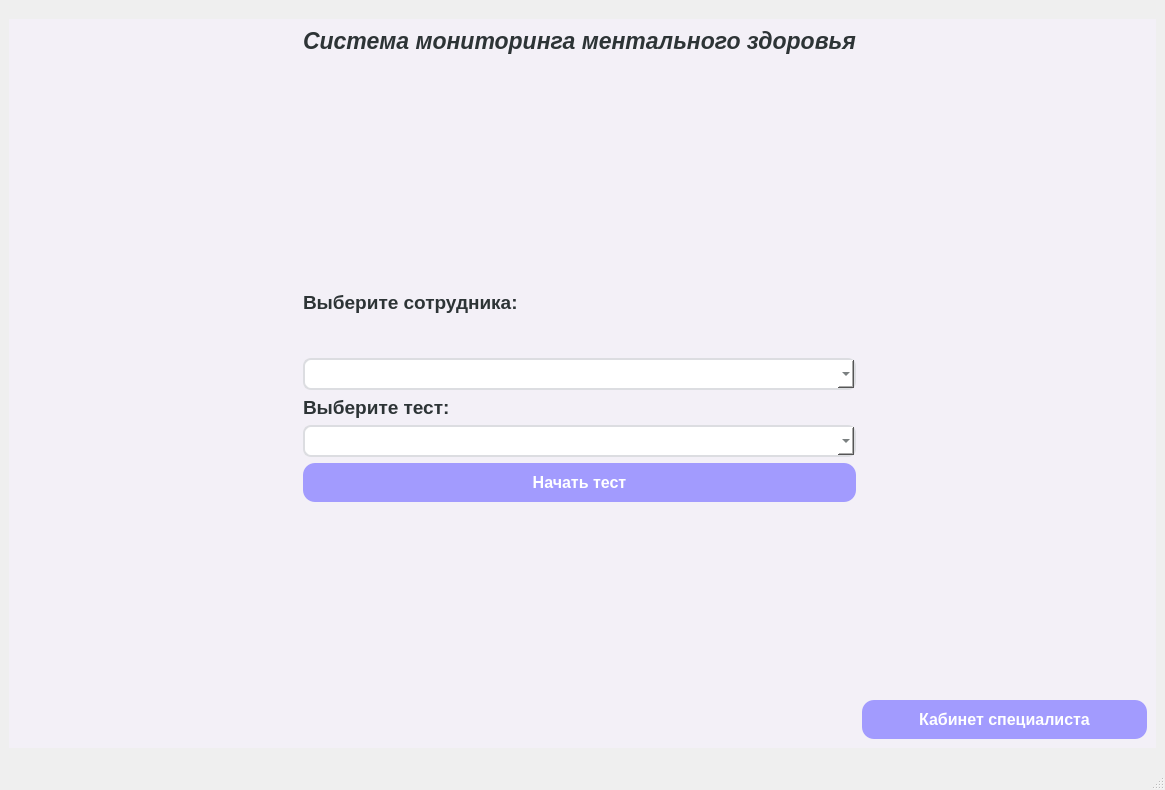
<?xml version="1.0" encoding="UTF-8"?>
<ui version="4.0">
 <class>MainWindow</class>
 <widget class="QMainWindow" name="MainWindow">
  <property name="geometry">
   <rect>
    <x>0</x>
    <y>0</y>
    <width>1165</width>
    <height>790</height>
   </rect>
  </property>
  <property name="windowTitle">
   <string>MainWindow</string>
  </property>
  <widget class="QWidget" name="centralwidget">
   <layout class="QGridLayout" name="gridLayout">
    <item row="0" column="0">
     <widget class="QStackedWidget" name="btn_reftesh">
      <property name="sizePolicy">
       <sizepolicy hsizetype="Preferred" vsizetype="Preferred">
        <horstretch>0</horstretch>
        <verstretch>0</verstretch>
       </sizepolicy>
      </property>
      <property name="minimumSize">
       <size>
        <width>1147</width>
        <height>729</height>
       </size>
      </property>
      <property name="maximumSize">
       <size>
        <width>1147</width>
        <height>729</height>
       </size>
      </property>
      <property name="styleSheet">
       <string notr="true">/* Основной фон окна */
QMainWindow, QWidget {
    background-color: #F3F0F7;
    color: #2D3436;
    font-family: &quot;Segoe UI&quot;, sans-serif;
}

/* Кнопки: нежные, со скруглением */
QPushButton {
    background-color: #A29BFE;
    color: white;
    border-radius: 12px;
    padding: 10px 20px;
    font-weight: bold;
    border: none;
}

/* Эффект при наведении — кнопка становится чуть ярче */
QPushButton:hover {
    background-color: #6C5CE7;
}

/* Поля ввода (Search, Combo, Table) */
QLineEdit, QComboBox, QTableWidget, QTextBrowser {
    background-color: white;
    border: 2px solid #DCDDE1;
    border-radius: 8px;
    padding: 6px;
    color: #2D3436;
}

/* Фокус на поле ввода (когда кликаешь) */
QLineEdit:focus, QComboBox:focus {
    border: 2px solid #A29BFE;
}

/* Прогресс-бар: нежно-фиолетовый */
QProgressBar {
    border: 1px solid #DCDDE1;
    border-radius: 10px;
    text-align: center;
    background-color: #E8E4F0;
    color: #2D3436;
}

QProgressBar::chunk {
    background-color: #A29BFE;
    border-radius: 9px;
}

/* Стиль таблицы */
QHeaderView::section {
    background-color: #F8F9FA;
    padding: 4px;
    border: 1px solid #DCDDE1;
    font-weight: bold;
}</string>
      </property>
      <property name="currentIndex">
       <number>0</number>
      </property>
      <widget class="QWidget" name="page">
       <layout class="QGridLayout" name="gridLayout_2">
        <item row="1" column="0">
         <spacer name="horizontalSpacer">
          <property name="orientation">
           <enum>Qt::Horizontal</enum>
          </property>
          <property name="sizeHint" stdset="0">
           <size>
            <width>40</width>
            <height>20</height>
           </size>
          </property>
         </spacer>
        </item>
        <item row="1" column="2">
         <spacer name="horizontalSpacer_3">
          <property name="orientation">
           <enum>Qt::Horizontal</enum>
          </property>
          <property name="sizeHint" stdset="0">
           <size>
            <width>40</width>
            <height>20</height>
           </size>
          </property>
         </spacer>
        </item>
        <item row="1" column="1">
         <layout class="QVBoxLayout" name="verticalLayout_2">
          <item>
           <widget class="QLabel" name="label_4">
            <property name="font">
             <font>
              <family>Segoe UI</family>
              <pointsize>17</pointsize>
              <italic>true</italic>
              <bold>true</bold>
              <underline>false</underline>
             </font>
            </property>
            <property name="layoutDirection">
             <enum>Qt::LeftToRight</enum>
            </property>
            <property name="text">
             <string>Система мониторинга ментального здоровья</string>
            </property>
           </widget>
          </item>
          <item>
           <spacer name="verticalSpacer_2">
            <property name="orientation">
             <enum>Qt::Vertical</enum>
            </property>
            <property name="sizeHint" stdset="0">
             <size>
              <width>20</width>
              <height>40</height>
             </size>
            </property>
           </spacer>
          </item>
          <item>
           <widget class="QLabel" name="label">
            <property name="minimumSize">
             <size>
              <width>260</width>
              <height>100</height>
             </size>
            </property>
            <property name="font">
             <font>
              <family>Segoe UI</family>
              <pointsize>14</pointsize>
              <bold>true</bold>
             </font>
            </property>
            <property name="text">
             <string>Выберите сотрудника:</string>
            </property>
           </widget>
          </item>
          <item>
           <widget class="QComboBox" name="combo_users">
            <property name="minimumSize">
             <size>
              <width>200</width>
              <height>30</height>
             </size>
            </property>
           </widget>
          </item>
          <item>
           <widget class="QLabel" name="label_2">
            <property name="font">
             <font>
              <family>Segoe UI</family>
              <pointsize>14</pointsize>
              <bold>true</bold>
             </font>
            </property>
            <property name="text">
             <string>Выберите тест:</string>
            </property>
           </widget>
          </item>
          <item>
           <widget class="QComboBox" name="combo_tests"/>
          </item>
          <item>
           <widget class="QPushButton" name="btn_worker_start">
            <property name="font">
             <font>
              <family>Segoe UI</family>
              <pointsize>12</pointsize>
              <bold>true</bold>
             </font>
            </property>
            <property name="text">
             <string>Начать тест</string>
            </property>
           </widget>
          </item>
          <item>
           <spacer name="verticalSpacer">
            <property name="orientation">
             <enum>Qt::Vertical</enum>
            </property>
            <property name="sizeHint" stdset="0">
             <size>
              <width>20</width>
              <height>40</height>
             </size>
            </property>
           </spacer>
          </item>
         </layout>
        </item>
        <item row="2" column="2">
         <widget class="QPushButton" name="btn_expert_auth">
          <property name="font">
           <font>
            <family>Segoe UI</family>
            <pointsize>12</pointsize>
            <bold>true</bold>
           </font>
          </property>
          <property name="text">
           <string>Кабинет специалиста</string>
          </property>
         </widget>
        </item>
       </layout>
      </widget>
      <widget class="QWidget" name="page_2">
       <layout class="QGridLayout" name="gridLayout_3">
        <item row="0" column="0">
         <layout class="QVBoxLayout" name="verticalLayout">
          <item>
           <widget class="QProgressBar" name="test_progress">
            <property name="value">
             <number>24</number>
            </property>
           </widget>
          </item>
          <item>
           <widget class="QLabel" name="lbl_question_text">
            <property name="maximumSize">
             <size>
              <width>16777215</width>
              <height>300</height>
             </size>
            </property>
            <property name="font">
             <font>
              <family>Segoe UI</family>
              <pointsize>16</pointsize>
             </font>
            </property>
            <property name="text">
             <string>Загрузка вопроса...</string>
            </property>
            <property name="wordWrap">
             <bool>true</bool>
            </property>
           </widget>
          </item>
          <item>
           <layout class="QHBoxLayout" name="horizontalLayout">
            <property name="spacing">
             <number>60</number>
            </property>
            <item>
             <widget class="QPushButton" name="btn_ans_1">
              <property name="minimumSize">
               <size>
                <width>0</width>
                <height>0</height>
               </size>
              </property>
              <property name="font">
               <font>
                <family>Segoe UI</family>
                <pointsize>12</pointsize>
                <bold>true</bold>
               </font>
              </property>
              <property name="text">
               <string>1(Никогда)</string>
              </property>
             </widget>
            </item>
            <item>
             <widget class="QPushButton" name="btn_ans_2">
              <property name="font">
               <font>
                <family>Segoe UI</family>
                <pointsize>12</pointsize>
                <bold>true</bold>
               </font>
              </property>
              <property name="text">
               <string>2</string>
              </property>
             </widget>
            </item>
            <item>
             <widget class="QPushButton" name="btn_ans_3">
              <property name="font">
               <font>
                <family>Segoe UI</family>
                <pointsize>12</pointsize>
                <bold>true</bold>
               </font>
              </property>
              <property name="text">
               <string>3</string>
              </property>
             </widget>
            </item>
            <item>
             <widget class="QPushButton" name="btn_ans_4">
              <property name="font">
               <font>
                <family>Segoe UI</family>
                <pointsize>12</pointsize>
                <bold>true</bold>
               </font>
              </property>
              <property name="text">
               <string>4</string>
              </property>
             </widget>
            </item>
            <item>
             <widget class="QPushButton" name="btn_ans_5">
              <property name="font">
               <font>
                <family>Segoe UI</family>
                <pointsize>12</pointsize>
                <bold>true</bold>
               </font>
              </property>
              <property name="text">
               <string>5(Всегда)</string>
              </property>
             </widget>
            </item>
           </layout>
          </item>
         </layout>
        </item>
       </layout>
      </widget>
      <widget class="QWidget" name="page_4">
       <layout class="QVBoxLayout" name="verticalLayout_4">
        <item>
         <widget class="QLabel" name="label_3">
          <property name="font">
           <font>
            <family>Segoe UI</family>
            <pointsize>16</pointsize>
           </font>
          </property>
          <property name="text">
           <string>                                            Ваш личный результат</string>
          </property>
         </widget>
        </item>
        <item>
         <widget class="QLabel" name="lbl_user_score">
          <property name="font">
           <font>
            <family>Segoe UI</family>
            <pointsize>16</pointsize>
            <bold>true</bold>
           </font>
          </property>
          <property name="text">
           <string>Баллы: </string>
          </property>
         </widget>
        </item>
        <item>
         <widget class="QLabel" name="lbl_user_advice">
          <property name="font">
           <font>
            <family>Segoe UI</family>
            <pointsize>16</pointsize>
            <bold>true</bold>
           </font>
          </property>
          <property name="text">
           <string>Совет: </string>
          </property>
          <property name="wordWrap">
           <bool>true</bool>
          </property>
         </widget>
        </item>
        <item>
         <widget class="QPushButton" name="btn_back_to_menu">
          <property name="font">
           <font>
            <family>Segoe UI</family>
            <pointsize>16</pointsize>
            <bold>true</bold>
           </font>
          </property>
          <property name="text">
           <string>Завершить и выйти</string>
          </property>
         </widget>
        </item>
       </layout>
      </widget>
      <widget class="QWidget" name="page_3">
       <layout class="QGridLayout" name="gridLayout_6">
        <item row="1" column="1">
         <widget class="QLabel" name="lbl_admin_title">
          <property name="font">
           <font>
            <family>Segoe UI</family>
            <pointsize>16</pointsize>
           </font>
          </property>
          <property name="text">
           <string>Панель анализа результатов</string>
          </property>
         </widget>
        </item>
        <item row="3" column="3">
         <layout class="QGridLayout" name="gridLayout_4">
          <item row="1" column="0">
           <widget class="QPushButton" name="btn_add_quest">
            <property name="text">
             <string>Добавить вопрос</string>
            </property>
           </widget>
          </item>
          <item row="0" column="0">
           <widget class="QPushButton" name="btn_create_test">
            <property name="text">
             <string>Добавить тест</string>
            </property>
           </widget>
          </item>
          <item row="2" column="0">
           <widget class="QPushButton" name="btn_add_employee">
            <property name="text">
             <string>Добавить сотрудника</string>
            </property>
           </widget>
          </item>
          <item row="3" column="0">
           <spacer name="verticalSpacer_3">
            <property name="orientation">
             <enum>Qt::Vertical</enum>
            </property>
            <property name="sizeHint" stdset="0">
             <size>
              <width>20</width>
              <height>40</height>
             </size>
            </property>
           </spacer>
          </item>
         </layout>
        </item>
        <item row="3" column="2">
         <spacer name="horizontalSpacer_2">
          <property name="orientation">
           <enum>Qt::Horizontal</enum>
          </property>
          <property name="sizeHint" stdset="0">
           <size>
            <width>40</width>
            <height>20</height>
           </size>
          </property>
         </spacer>
        </item>
        <item row="4" column="0">
         <layout class="QHBoxLayout" name="horizontalLayout_3"/>
        </item>
        <item row="2" column="0" rowspan="2" colspan="3">
         <widget class="QTableWidget" name="tableWidget">
          <attribute name="horizontalHeaderStretchLastSection">
           <bool>true</bool>
          </attribute>
          <column>
           <property name="text">
            <string>ФИО</string>
           </property>
          </column>
          <column>
           <property name="text">
            <string>Отдел</string>
           </property>
          </column>
          <column>
           <property name="text">
            <string>Общий балл</string>
           </property>
          </column>
          <column>
           <property name="text">
            <string>Статус</string>
           </property>
          </column>
         </widget>
        </item>
        <item row="0" column="0" rowspan="2" colspan="2">
         <layout class="QHBoxLayout" name="horizontalLayout_2"/>
        </item>
        <item row="2" column="3">
         <layout class="QGridLayout" name="gridLayout_5">
          <item row="1" column="0">
           <widget class="QPushButton" name="btn_show_depts">
            <property name="text">
             <string>Анализ отделов</string>
            </property>
           </widget>
          </item>
          <item row="0" column="0">
           <widget class="QPushButton" name="btn_show_dist">
            <property name="text">
             <string>Гистограмма</string>
            </property>
           </widget>
          </item>
          <item row="2" column="0">
           <widget class="QPushButton" name="btn_export_pdf">
            <property name="text">
             <string>Выгрузить отчет</string>
            </property>
           </widget>
          </item>
          <item row="3" column="0">
           <spacer name="verticalSpacer_6">
            <property name="orientation">
             <enum>Qt::Vertical</enum>
            </property>
            <property name="sizeHint" stdset="0">
             <size>
              <width>20</width>
              <height>40</height>
             </size>
            </property>
           </spacer>
          </item>
         </layout>
        </item>
        <item row="4" column="3">
         <widget class="QPushButton" name="btn_logout">
          <property name="text">
           <string>Выйти в меню</string>
          </property>
         </widget>
        </item>
       </layout>
      </widget>
     </widget>
    </item>
   </layout>
  </widget>
  <widget class="QMenuBar" name="menubar">
   <property name="geometry">
    <rect>
     <x>0</x>
     <y>0</y>
     <width>1165</width>
     <height>22</height>
    </rect>
   </property>
  </widget>
  <widget class="QStatusBar" name="statusbar"/>
 </widget>
 <resources/>
 <connections/>
</ui>
